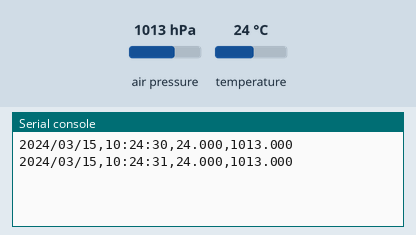
Simulated run of this program. Board: Raspberry Pi Pico running MicroPython. Shown: the last lines printed to the serial console. The inputs (shaded band) are chosen by the test bench; at power-on: air pressure 1013 hPa, temperature 24 °C. The clock reads 2024-03-15 10:24:30 at power-on unless the program sets it.

Above: at 1.2 s.
1.3 s: air pressure set to 952 hPa
At 2.6 s:
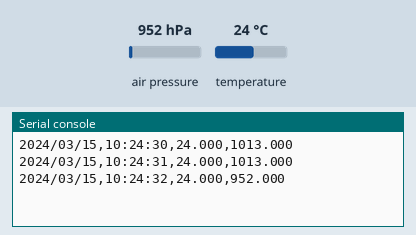
2.8 s: temperature set to 12 °C
At 3.8 s:
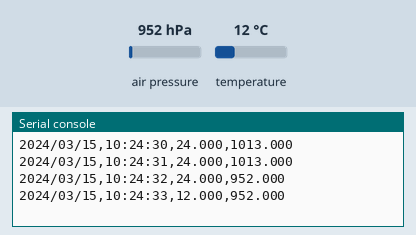
4.3 s: air pressure set to 975 hPa
At 5.6 s:
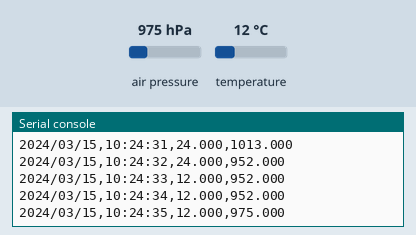
Timing chart, 0 to 7.3 s (numbered marks = the images above; inputs shaded):
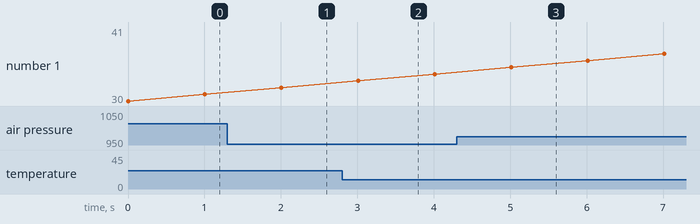

The program:

Ex5-2_BMP280_RTC.py
```python
from machine import Pin, I2C # 從 machine 導入 Pin, I2C 類別
import utime   # 導入時間相關類別
import RTC_DS3231 # 導入 RTC DS3231 自定義類別
from bmp280 import BMP280I2C # 從 bmp280 導入 BMP280I2C 類別

# 初始化 DS3231 RTC 模組
# I2C1, SDA(GP14), SCL(GP15), 時脈頻率 100KHz, 位址 0x68
rtc = RTC_DS3231.RTC()

# 初始化 I2C0 及 BMP280 模組
i2c0_sda = Pin(4) # 設定 SDA 為 GP4
i2c0_scl = Pin(5) # 設定 SCL 為 GP5
i2c0 = I2C(0, sda=i2c0_sda, scl=i2c0_scl, freq=400000) # 時脈頻率 400KHz
bmp280_i2c = BMP280I2C(0x76, i2c0) # 預設 BMP280 I2C 位址 0x76

# 每隔一秒從 DS3231 RTC 讀出目前時間值及 BMP280 溫度及氣壓值並顯示
while True:
    # 讀取 RTC 數值陣列 (Mode 0)
    # 輸出為[秒, 分, 時, 星期, 日, 月, 年]
    curr_t = rtc.DS3231_ReadTime(0)

    # 讀取 BMP280 量測值
    # 輸出為 't_adc' 溫度原始類比值, 't' 溫度值，'p' 氣壓值, 'p_adc' 氣壓原始類比值
    readout = bmp280_i2c.measurements

    # 產生溫度及氣壓值 CSV 格式化字串，.3f 表限制小數3位
    strBMP280 = (f"{curr_t[6]}/{curr_t[5]}/{curr_t[4]},{curr_t[2]}:{curr_t[1]}:{curr_t[0]},"
                 f"{readout['t']:.3f},{readout['p']:.3f}")
    print(strBMP280) # 顯示溫度及氣壓值字串
    utime.sleep(1.0) # 暫停 1 秒
```

RTC_DS3231.py
```python
# Reference: https://github.com/balance19/micropython_DS3231/blob/main/my_lib/RTC_DS3231.py
import machine

# Class for getting Realtime from the DS3231 in different modes.
class RTC:
    w = ["SUN", "MON", "TUE", "WED", "THU", "FRI", "SAT"] # Weekday Name

    # Initialisation of RTC object. Several settings are possible but everything is optional.
    # If you meet these standards no parameters are required.
    def __init__(self, sda_pin=14, scl_pin=15, port=1, speed=100000, address=0x68, register=0x00):
        self.rtc_address = address  # for using different i2c address
        self.rtc_register = register  # for using different register on device. DON'T change for DS3231
        sda = machine.Pin(sda_pin)  # configure the sda pin
        scl = machine.Pin(scl_pin)  # configure the scl pin
        # configure the i2c interface with given parameters
        self.i2c = machine.I2C(port, sda=sda, scl=scl, freq=speed)

    # Method for setting the Time
    def DS3231_SetTime(self, NowTime=b"\x00\x00\x00\x01\x01\x01\x23"):
        # NowTime has to be in format like b'\x00\x23\x12\x28\x14\x07\x21'
        # It is encoded like this           sec min hour week day month year
        # Then it's written to the DS3231
        self.i2c.writeto_mem(int(self.rtc_address), int(self.rtc_register), NowTime)

    # DS3231 gives data in bcd format. This has to be converted to a binary format.
    def bcd2bin(self, value):
        return ((value >> 4) * 10) + (value & 0x0F)

    # DS3231 gives data in bcd format. This has to be converted to a bcd format.
    def dec2bcd(self, value):
        return (value // 10) << 4 | (value % 10)

    # Add a 0 in front of numbers smaller than 10
    def pre_zero(self, value):
        pre_zero = True  # Change to False if you don't want a "0" in front of numbers smaller than 10
        if pre_zero:
            if value < 10:
                value = f"0{value}"  # From now on the value is a string!
        return value

    # Read the Realtime from the DS3231 with errorhandling. Currently two output modes can be used.
    def DS3231_ReadTime(self, mode=0):
        try:
            # Read RT from DS3231 and write to the buffer variable. It's a list with 7 entries.
            # Every entry needs to be converted from bcd to bin.
            buffer = self.i2c.readfrom_mem(self.rtc_address, self.rtc_register, 7)
            # The year consists of 2 digits. Here 2000 years are added to get format like "2021"
            year = self.bcd2bin(buffer[6]) + 2000
            month = self.pre_zero(self.bcd2bin(buffer[5]))  # Just put the month value in the month variable and convert it.
            day = self.pre_zero(self.bcd2bin(buffer[4]))  # Same for the day value
            # Weekday will be converted in the weekdays name or shortform like "Sunday" or "SUN"
            weekday = self.w[self.bcd2bin(buffer[3])]
            # Uncomment the line below if you want a number for the weekday and comment the line before.
            # weekday = self.bcd2bin(buffer[3])
            hour = self.pre_zero(self.bcd2bin(buffer[2]))  # Convert bcd to bin and add a "0" if necessary
            minute = self.pre_zero(self.bcd2bin(buffer[1]))  # Convert bcd to bin and add a "0" if necessary
            second = self.pre_zero(self.bcd2bin(buffer[0]))  # Convert bcd to bin and add a "0" if necessary

            if mode == 0:  # Mode 0 returns a list of second, minute, ...
                return second, minute, hour, weekday, day, month, year

            if mode == 1:  # Mode 1 returns a formated string with time, weekday and date
                time_string = f"{year}/{month}/{day} {hour}:{minute}:{second}"
                return time_string

        except Exception as e:
            return (
                "Error: is the DS3231 not connected or some other problem (%s)" % e
            )  # exception occurs in any case of error.
```

Measured:
- after the input at 1.3 s, the serial console: prints a new line after 0.71 s (image 1)
- after the input at 2.8 s, the serial console: prints a new line after 0.21 s (image 2)
- after the input at 4.3 s, the serial console: prints a new line after 0.71 s (image 3)
